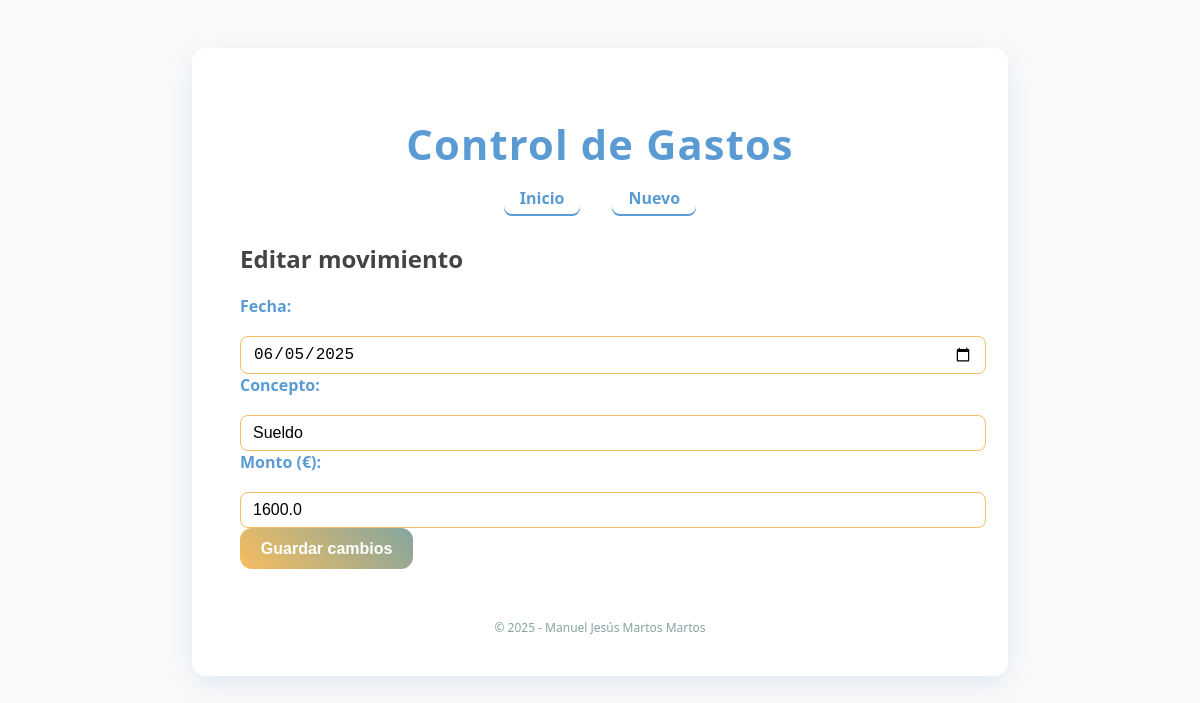
Screenshot of /update/1 with the database file from the repository.
### tables this page shows
CREATE TABLE "movements" (
	"id"	INTEGER,
	"date"	TEXT NOT NULL,
	"concept"	TEXT NOT NULL,
	"quantity"	REAL NOT NULL,
	PRIMARY KEY("id" AUTOINCREMENT)
);

### registros_ig/routes.py (the view, shortened to what this page needs)
@app.route("/update/<id>", methods=["GET", "POST"])
def edit(id):
    if request.method == "GET":
        resultado = select_by(id)
        return render_template("update.html", data=resultado)

### registros_ig/models.py (called while the page is built)
def select_by(id):
    con = sqlite3.connect(ORIGIN_DATA)
    cur = con.cursor()
    res = cur.execute(f"SELECT * from movements WHERE id={id}")
    resultado = res.fetchall()
    con.close()
    return resultado[0]

### registros_ig/templates/update.html
{% extends "base.html" %}
{% block section %}
<h2>Editar movimiento</h2>
<form action="/update/{{ data[0] }}" method="POST">
  <label for="date">Fecha:</label>
  <input type="date" id="date" name="date" value="{{ data[1] }}" required>
  <label for="concept">Concepto:</label>
  <input type="text" id="concept" name="concept" value="{{ data[2] }}" required>
  <label for="quantity">Monto (€):</label>
  <input type="number" id="quantity" name="quantity" step="0.01" value="{{ data[3] }}" required>
  <button type="submit">Guardar cambios</button>
</form>
{% endblock %}

### registros_ig/templates/base.html (style rules this page uses)
:root { --color-primario: #5A9BD4; --color-secundario: #F6BD60; --color-terciario: #84A59D; --color-error: #E07A5F; --color-fondo: #FAF9F9; --color-texto: #444444; }
body { background-color: var(--color-fondo); color: var(--color-texto); font-family: 'Segoe UI', Tahoma, Geneva, Verdana, sans-serif; }
button { background: linear-gradient(45deg, var(--color-secundario), var(--color-terciario)); border: none; padding: 0.7rem 1.3rem; font-size: 1rem; border-radius: 12px; color: white; font-weight: 600; cursor: pointer; transition: background 0.3s ease; }
form label { display: block; margin-bottom: 1.2rem; font-weight: 600; color: var(--color-primario); }
form input { width: 100%; padding: 0.5rem 0.75rem; font-size: 1rem; border: 1.5px solid var(--color-secundario); border-radius: 8px; transition: border-color 0.3s ease; }

### rows the page displays
movements: date "06/05/2025", concept "Sueldo", quantity "1600.0"
